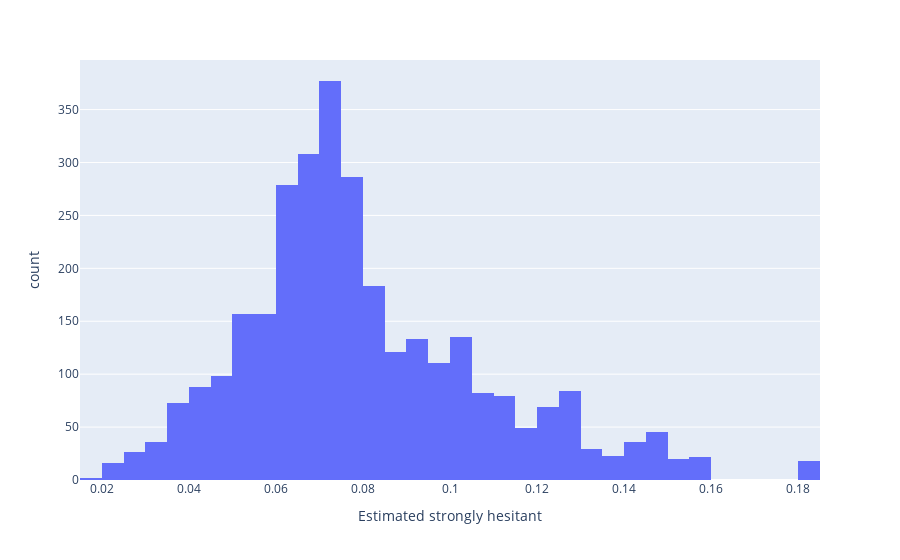

Notebook code for this chart:
### Code cell
# Histogram showing the number of counties with adults strongly hesitant to vaccination
px.histogram(vacc, x="Estimated strongly hesitant", hover_data=vacc.columns)

### Figure 1 — Plotly figure (JSON) as saved in the notebook; plotly's stock layout.template omitted (floating-point values rounded to 4 significant figures; data arrays with more than 128 entries replaced by an {"elided": "..."} marker saying what was removed)
{"data": [{"alignmentgroup": "True", "bingroup": "x", "hovertemplate": "Estimated strongly hesitant=%{x}<br>count=%{y}<extra></extra>", "legendgroup": "", "marker": {"color": "#636efa"}, "name": "", "offsetgroup": "", "orientation": "v", "showlegend": false, "type": "histogram", "x": {"elided": "3142 float values"}, "xaxis": "x", "yaxis": "y"}], "layout": {"barmode": "relative", "legend": {"tracegroupgap": 0}, "margin": {"t": 60}, "xaxis": {"anchor": "y", "domain": [0, 1], "title": {"text": "Estimated strongly hesitant"}}, "yaxis": {"anchor": "x", "domain": [0, 1], "title": {"text": "count"}}}}
